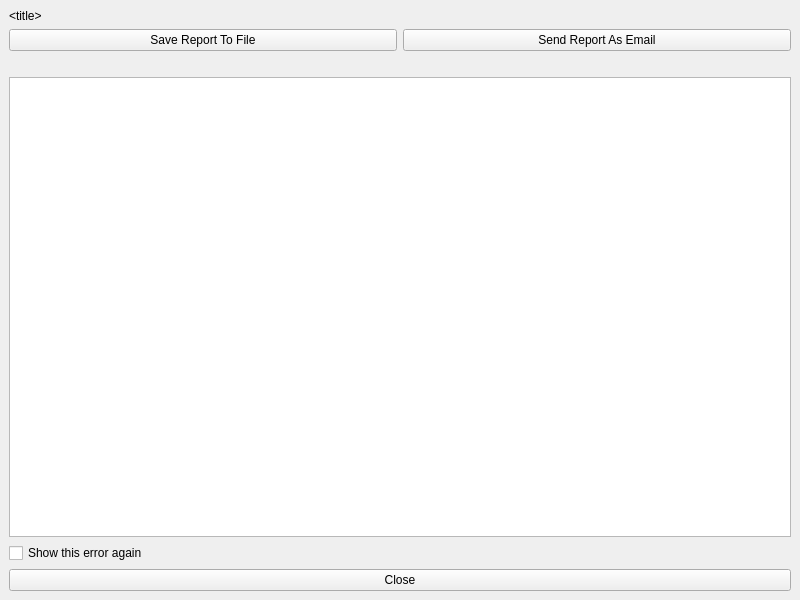
<?xml version="1.0" encoding="UTF-8"?>
<ui version="4.0">
 <class>ErrorReporter</class>
 <widget class="QMainWindow" name="ErrorReporter">
  <property name="geometry">
   <rect>
    <x>0</x>
    <y>0</y>
    <width>800</width>
    <height>600</height>
   </rect>
  </property>
  <property name="windowTitle">
   <string>MainWindow</string>
  </property>
  <widget class="QWidget" name="centralwidget">
   <layout class="QVBoxLayout" name="verticalLayout">
    <item>
     <layout class="QGridLayout" name="gridLayout">
      <item row="2" column="0" colspan="2">
       <widget class="QLabel" name="label_description">
        <property name="sizePolicy">
         <sizepolicy hsizetype="Preferred" vsizetype="Preferred">
          <horstretch>1</horstretch>
          <verstretch>0</verstretch>
         </sizepolicy>
        </property>
        <property name="text">
         <string>&lt;description&gt;</string>
        </property>
        <property name="wordWrap">
         <bool>true</bool>
        </property>
        <property name="openExternalLinks">
         <bool>true</bool>
        </property>
       </widget>
      </item>
      <item row="5" column="0" colspan="2">
       <widget class="QCheckBox" name="check_show_again">
        <property name="text">
         <string>Show this error again</string>
        </property>
       </widget>
      </item>
      <item row="0" column="0" colspan="2">
       <widget class="QLabel" name="label_title">
        <property name="text">
         <string>&lt;html&gt;&lt;head/&gt;&lt;body&gt;&lt;p&gt;&amp;lt;title&amp;gt;&lt;/p&gt;&lt;/body&gt;&lt;/html&gt;</string>
        </property>
        <property name="wordWrap">
         <bool>true</bool>
        </property>
        <property name="openExternalLinks">
         <bool>true</bool>
        </property>
       </widget>
      </item>
      <item row="6" column="0" colspan="2">
       <widget class="QPushButton" name="button_close">
        <property name="text">
         <string>Close</string>
        </property>
       </widget>
      </item>
      <item row="1" column="0">
       <widget class="QPushButton" name="button_save">
        <property name="text">
         <string>Save Report To File</string>
        </property>
       </widget>
      </item>
      <item row="4" column="0" colspan="2">
       <widget class="QTextBrowser" name="text_error">
        <property name="sizePolicy">
         <sizepolicy hsizetype="Expanding" vsizetype="Expanding">
          <horstretch>1</horstretch>
          <verstretch>1</verstretch>
         </sizepolicy>
        </property>
       </widget>
      </item>
      <item row="1" column="1">
       <widget class="QPushButton" name="button_email">
        <property name="text">
         <string>Send Report As Email</string>
        </property>
       </widget>
      </item>
     </layout>
    </item>
   </layout>
  </widget>
 </widget>
 <resources/>
 <connections/>
</ui>
